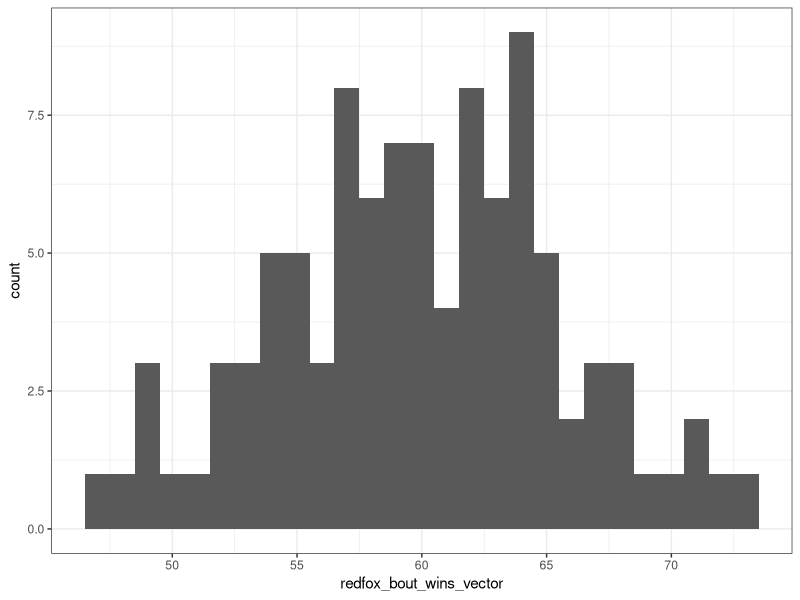
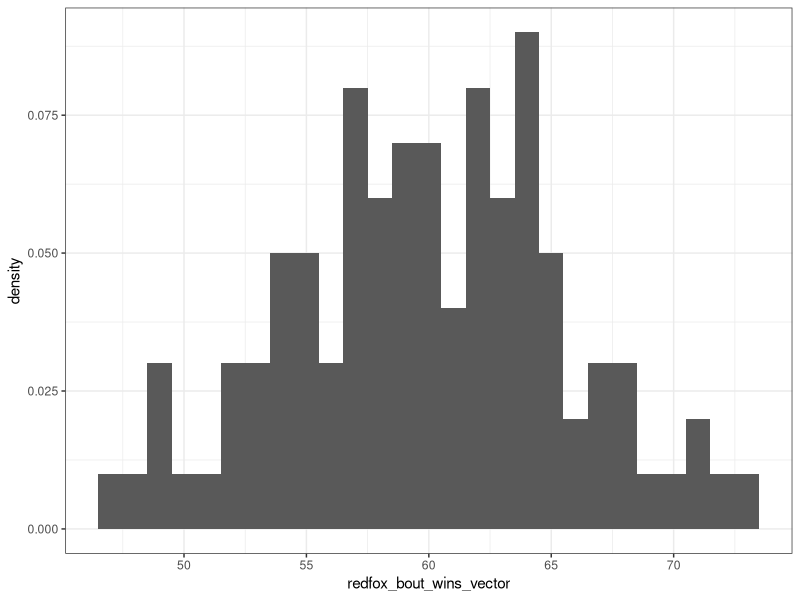
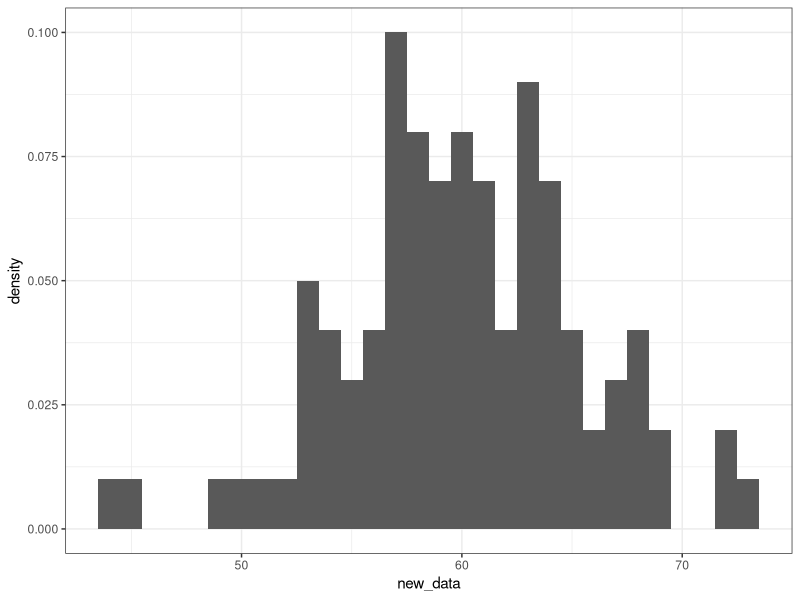
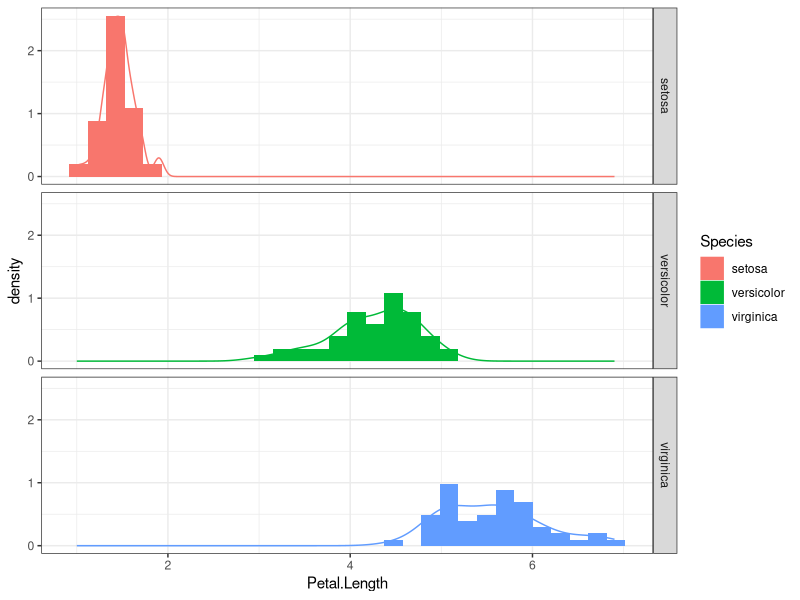
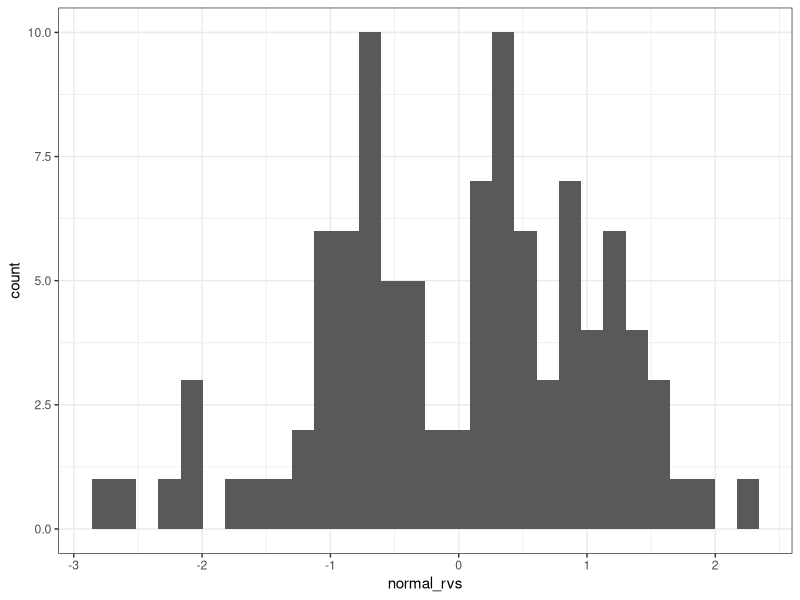

These charts were generated, in order, by the following R code:
## ---- chunk 1
## Start a `for` loop, to replicate a known number of bouts

## Set the probability that a red fox wins the bout
prob_redfox_win <- 0.6

## Set the number of bouts
bouts <- 100 

## Initiate the number of redfox bout wins
redfox_bout_win <- 0


for(ind in 1:bouts){
  

  ## Draw a random number to simulate the outcome of the bout
  bout_outcome <- runif(1)
  
  ## Use an if statement to determine who won
  if(bout_outcome < prob_redfox_win){ # red fox wins
    ## Print the outcome to the console, so we know who won
    print("red fox wins")
    
    ## Increase the number of redfox_bout_win by 1
    redfox_bout_win <- redfox_bout_win + 1
    
  } else { # arctic fox wins
    ## Print the outcome to the console
    print("arctic fox wins")
    
    ## NOTE: We're only interested in the number of redfox wins, so 
    ## we're not going to bother keeping track of the arctic fox wins.
  }  
} # End the `for` loop

print(paste("Red fox won", redfox_bout_win, "bouts!"))

## ---- chunk 2
## Set the probability that a red fox wins the bout
prob_redfox_win <- 0.6

## Set the number of replicates
reps <- 100

## Initiate a vector to store the number of red fox wins for each replicate
redfox_bout_wins_vector <- c()

## Start a for loop to go through the desired number of replicates
for(rep in 1:reps){ 
  
  ## Set the number of bouts
  bouts <- 100 
  
  ## Initiate the number of redfox bout wins
  redfox_bout_win <- 0
  
  ## Start for loop to go through the number of bouts
  for(ind in 1:bouts){
    
    
    ## Draw a random number to simulate the outcome of the bout
    bout_outcome <- runif(1)
    
    ## Use an if statement to determine who won
    if(bout_outcome < prob_redfox_win){ # red fox wins
      ## Print the outcome to the console, so we know who won
      #print("red fox wins")
      
      ## Increase the number of redfox_bout_win by 1
      redfox_bout_win <- redfox_bout_win + 1
      
      } else { # arctic fox wins
        ## Print the outcome to the console
        #print("arctic fox wins")
        
        ## NOTE: We're only interested in the number of redfox wins, so 
        ## we're not going to bother keeping track of the arctic fox wins.
        }  
    } # End the `for` loop
  
  print(paste("Red fox won", redfox_bout_win, "bouts!"))
  
  ## Add the number of redfox_bout_win to redfox_bout_wins_vector
  redfox_bout_wins_vector <- c(redfox_bout_wins_vector, redfox_bout_win)
  
}
## ---- chunk 3
library(ggplot2)

ggplot() +
  geom_histogram(data = NULL, 
                 aes(x = redfox_bout_wins_vector), 
                 binwidth = 1) +
  theme_bw()
## ---- chunk 4
library(ggplot2)

ggplot() +
  geom_histogram(data = NULL, 
                 aes(x = redfox_bout_wins_vector, y = ..density.. ), 
                 binwidth = 1) +
  theme_bw()
## ---- chunk 5
(factorial(100)/(factorial(60)*factorial(100-60))) * 0.6^60 * 0.4^(100-60)
## ---- chunk 6
?rbinom()

new_data <- rbinom(n = 100, size = 100, prob = 0.6)

ggplot() +
  geom_histogram(data = NULL, 
                 aes(x = new_data, y = ..density.. ), 
                 binwidth = 1) +
  theme_bw()
## ---- chunk 7
ggplot() +
  geom_histogram(data = iris, 
                 aes(x = Petal.Length, y = ..density.., fill = Species)) +
  facet_grid( Species ~ . ) +
  geom_density(data = iris, aes(x = Petal.Length, colour = Species)) +
  theme_bw()  
## ---- chunk 8
?rnorm
## ---- chunk 9
normal_rvs <- rnorm(n = 100, mean = 0, sd = 1)

ggplot() + 
  geom_histogram( data = NULL, aes(x = normal_rvs) ) +
  theme_bw()
